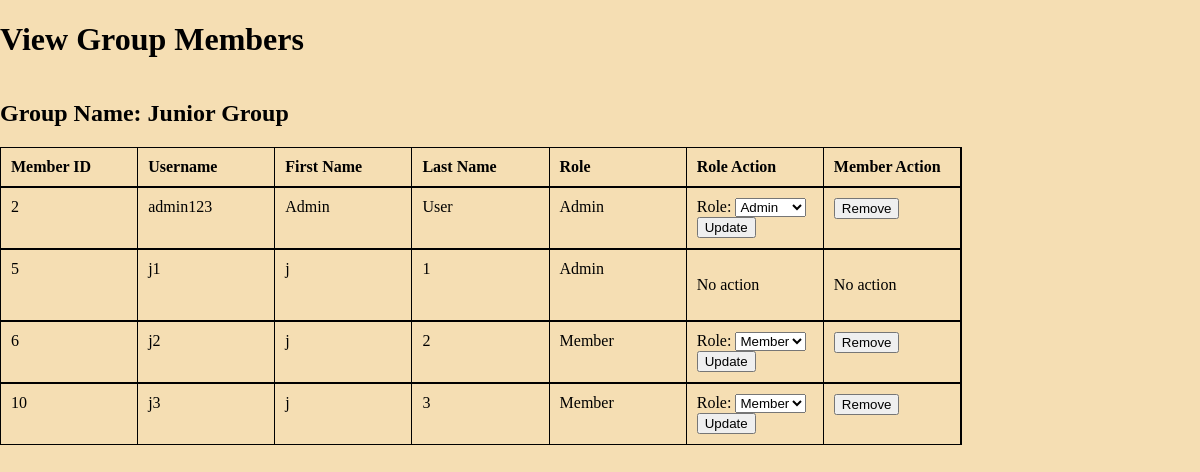
Page /groups/view-members-groups.php?GroupID=6 (signed in) on the committed database.
### tables this page shows
CREATE TABLE `Groups` (
	GroupID INT PRIMARY KEY AUTO_INCREMENT,
	GroupName VARCHAR(255) NOT NULL,
	OwnerID INT NOT NULL,
	CreationDate DATETIME NOT NULL,
	GroupType ENUM('Family', 'Friends', 'Colleagues', 'Other'),
InterestCategory VARCHAR(255),  
Region VARCHAR(255),  
	FOREIGN KEY (OwnerID) REFERENCES Members(MemberID) ON DELETE CASCADE
);

CREATE TABLE GroupMembers (
	GroupMemberID INT PRIMARY KEY AUTO_INCREMENT,
	GroupID INT NOT NULL,
	MemberID INT NOT NULL,
	Role ENUM('Admin', 'Member') DEFAULT 'Member',
	DateAdded DATE NOT NULL,
	FOREIGN KEY (GroupID) REFERENCES `Groups`(GroupID) ON DELETE CASCADE,
	FOREIGN KEY (MemberID) REFERENCES Members(MemberID) ON DELETE CASCADE,
	UNIQUE (GroupID, MemberID)
);

CREATE TABLE Members (
	MemberID INT PRIMARY KEY AUTO_INCREMENT,
	Password VARCHAR(255) NOT NULL,
	Username VARCHAR(255) UNIQUE NOT NULL,
	FirstName VARCHAR(255) NOT NULL,
	LastName VARCHAR(255) NOT NULL,
	Pseudonym VARCHAR(255),
	Email VARCHAR(255) UNIQUE NOT NULL,
	Address TEXT,
	DOB DATE NOT NULL,
	DateJoined DATE NOT NULL,	
	Warnings INT DEFAULT 0,
	Suspensions INT DEFAULT 0,
	Fines INT DEFAULT 0,
	Privilege ENUM('Administrator', 'Senior', 'Junior') DEFAULT 'Junior',
	Status ENUM('Active', 'Inactive', 'Suspended') DEFAULT 'Active',
AccountType ENUM('Real-person', 'Business'),
	LastLogin DATETIME,
	PrivateInformation TEXT,
	PublicInformation TEXT,
	GroupVisibilitySettings TEXT,
	ProfileVisibilitySettings TEXT,
	NeedsPasswordChange BOOLEAN DEFAULT TRUE, 
NeedsUsernameChange BOOLEAN DEFAULT TRUE,
Profession VARCHAR(255),  
Region VARCHAR(255),  
Interests TEXT  
);

### db-connect.php (called while the page is built, shortened)
<?php
    $memberID = $_SESSION['MemberID'];
    $privilege = $_SESSION['Privilege'];
?>

### groups/view-members-groups.php (the view, shortened to what this page needs)
<?php
    include '../db-connect.php';
    if (isset($_GET['GroupID'])) {
        $groupID = intval($_GET['GroupID']);
        $stmt = $pdo->prepare("SELECT * FROM `Groups` WHERE GroupID = :groupID");
        $stmt->bindParam(':groupID', $groupID, PDO::PARAM_INT);
        $stmt->execute();
        $group = $stmt->fetch(PDO::FETCH_ASSOC);
        $stmt = $pdo->prepare("
            SELECT m.MemberID, m.Username, m.FirstName, m.LastName, gm.Role
            FROM Members m
            JOIN GroupMembers gm ON m.MemberID = gm.MemberID
            WHERE gm.GroupID = :groupID
        ");
        $stmt->bindParam(':groupID', $groupID, PDO::PARAM_INT);
        $stmt->execute();
        $groupMembers = $stmt->fetchAll(PDO::FETCH_ASSOC);
        $stmt = $pdo->prepare("
            SELECT COUNT(*)
            FROM GroupMembers
            WHERE MemberID = :memberID AND Role = 'Admin'
        ");
        $stmt->bindParam(':memberID', $memberID, PDO::PARAM_INT);
        $stmt->execute();
        $isAdmin = $stmt->fetchColumn();
    }
?>
<!DOCTYPE html>
<html lang="en">
<head>
    <link href="../styles.css?<?php echo time(); ?>" rel="stylesheet"/>
</head>
<body>
    <h1>View Group Members</h1>
    <?php if ($privilege === 'Junior' || $privilege === 'Senior' || $privilege === 'Administrator'): ?>
        <h2>Group Name: <?php echo htmlspecialchars($group['GroupName']); ?></h2>
        <div class="member-details">
            <div class="member-details-head">
                <div class="head-item">Member ID</div>
                <div class="head-item">Username</div>
                <div class="head-item">First Name</div>
                <div class="head-item">Last Name</div>
                <div class="head-item">Role</div>
                <div class="head-item">Role Action</div>
                <div class="head-item">Member Action</div>
            </div>
            <?php foreach ($groupMembers as $member): ?>
                <div class="member-details-body">
                    <div class="body-item"><?php echo htmlspecialchars($member['MemberID']); ?></div>
                    <div class="body-item"><?php echo htmlspecialchars($member['Username']); ?></div>
                    <div class="body-item"><?php echo htmlspecialchars($member['FirstName']); ?></div>
                    <div class="body-item"><?php echo htmlspecialchars($member['LastName']); ?></div>
                    <div class="body-item"><?php echo htmlspecialchars($member['Role']); ?></div>
                    <?php if ($member['MemberID'] !== $_SESSION['MemberID']): ?>
                        <div class="body-item">
                        <?php if ($isAdmin): ?>
                            <form method="POST" action="">
                                <label for="Role_<?php echo htmlspecialchars($member['MemberID']); ?>">Role:</label>
                                <select name="Role" id="Role_<?php echo htmlspecialchars($member['MemberID']); ?>">
                                    <option value="Member" <?php echo $member['Role'] === 'Member' ? 'selected' : ''; ?>>Member</option>
                                    <option value="Admin" <?php echo $member['Role'] === 'Admin' ? 'selected' : ''; ?>>Admin</option>
                                </select>
                                <button type="submit">Update</button>
                            </form>
                        <?php else: ?>
                            <p>No action</p>
                        <?php endif; ?>
                        </div>
                    <?php else: ?>
                        <div class="body-item">
                            <p>No action</p>
                        </div>
                    <?php endif; ?>
                    <div class="body-item">
                        <?php if ($isAdmin && $member['MemberID'] !== $_SESSION['MemberID']): ?>
                            <form method="POST" action="">
                                <button type="submit" class="remove-button">Remove</button>
                            </form>
                        <?php else: ?>
                            <p>No action</p>
                        <?php endif; ?>
                    </div>
                </div>
            <?php endforeach; ?>
        </div>
    <?php else: ?>
        <p>You do not have permission to view this page.</p>
    <?php endif; ?>
</body>
</html>

### styles.css (style rules this page uses)
body, html { height: 100%; display: flex; margin: 0; padding: 0; flex-direction: column; background-color: wheat; }
.member-details { display: flex; flex-direction: column; width: 100%; }
.member-details-head, .member-details-body { display: flex; flex-direction: row; width: 80%; border: 1px solid black; }
.head-item, .body-item { width: 20%; padding: 10px; border-right: 1px solid black; }
.head-item { font-weight: bold; }

### rows in the picture
groups: GroupName "Junior Group"
groupmembers: MemberID.MemberID "2", MemberID.Username "admin123", MemberID.FirstName "Admin", MemberID.LastName "User", Role "Admin"
groupmembers: MemberID.MemberID "5", MemberID.Username "j1", MemberID.FirstName "j", MemberID.LastName "1", Role "Admin", shows "No action"
groupmembers: MemberID.MemberID "6", MemberID.Username "j2", MemberID.FirstName "j", MemberID.LastName "2", Role "Member"
groupmembers: MemberID.MemberID "10", MemberID.Username "j3", MemberID.FirstName "j", MemberID.LastName "3", Role "Member"
